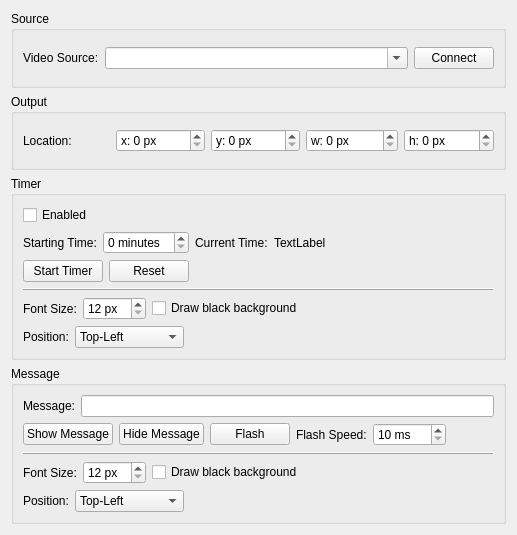
<?xml version="1.0" encoding="UTF-8"?>
<ui version="4.0">
 <class>ControlWindow</class>
 <widget class="QWidget" name="ControlWindow">
  <property name="geometry">
   <rect>
    <x>0</x>
    <y>0</y>
    <width>517</width>
    <height>535</height>
   </rect>
  </property>
  <property name="windowTitle">
   <string>Form</string>
  </property>
  <layout class="QVBoxLayout" name="verticalLayout_3">
   <item>
    <widget class="QGroupBox" name="groupBox">
     <property name="title">
      <string>Source</string>
     </property>
     <layout class="QHBoxLayout" name="horizontalLayout">
      <item>
       <widget class="QLabel" name="label">
        <property name="text">
         <string>Video Source:</string>
        </property>
       </widget>
      </item>
      <item>
       <widget class="QComboBox" name="sourceBox">
        <property name="sizePolicy">
         <sizepolicy hsizetype="Expanding" vsizetype="Fixed">
          <horstretch>0</horstretch>
          <verstretch>0</verstretch>
         </sizepolicy>
        </property>
        <property name="editable">
         <bool>true</bool>
        </property>
       </widget>
      </item>
      <item>
       <widget class="QPushButton" name="connectBtn">
        <property name="text">
         <string>Connect</string>
        </property>
       </widget>
      </item>
     </layout>
    </widget>
   </item>
   <item>
    <widget class="QGroupBox" name="groupBox_4">
     <property name="title">
      <string>Output</string>
     </property>
     <layout class="QHBoxLayout" name="horizontalLayout_10">
      <item>
       <widget class="QLabel" name="label_8">
        <property name="text">
         <string>Location:</string>
        </property>
       </widget>
      </item>
      <item>
       <widget class="QSpinBox" name="outX">
        <property name="suffix">
         <string> px</string>
        </property>
        <property name="prefix">
         <string>x: </string>
        </property>
        <property name="maximum">
         <number>10000</number>
        </property>
       </widget>
      </item>
      <item>
       <widget class="QSpinBox" name="outY">
        <property name="suffix">
         <string> px</string>
        </property>
        <property name="prefix">
         <string>y: </string>
        </property>
        <property name="maximum">
         <number>10000</number>
        </property>
       </widget>
      </item>
      <item>
       <widget class="QSpinBox" name="outW">
        <property name="suffix">
         <string> px</string>
        </property>
        <property name="prefix">
         <string>w: </string>
        </property>
        <property name="maximum">
         <number>10000</number>
        </property>
       </widget>
      </item>
      <item>
       <widget class="QSpinBox" name="outH">
        <property name="suffix">
         <string> px</string>
        </property>
        <property name="prefix">
         <string>h: </string>
        </property>
        <property name="maximum">
         <number>10000</number>
        </property>
       </widget>
      </item>
     </layout>
    </widget>
   </item>
   <item>
    <widget class="QGroupBox" name="groupBox_2">
     <property name="title">
      <string>Timer</string>
     </property>
     <layout class="QVBoxLayout" name="verticalLayout">
      <item>
       <widget class="QCheckBox" name="checkBox">
        <property name="text">
         <string>Enabled</string>
        </property>
       </widget>
      </item>
      <item>
       <layout class="QHBoxLayout" name="horizontalLayout_2">
        <item>
         <widget class="QLabel" name="label_2">
          <property name="text">
           <string>Starting Time:</string>
          </property>
         </widget>
        </item>
        <item>
         <widget class="QSpinBox" name="startTime">
          <property name="suffix">
           <string> minutes</string>
          </property>
         </widget>
        </item>
        <item>
         <widget class="QLabel" name="label_3">
          <property name="text">
           <string>Current Time:</string>
          </property>
         </widget>
        </item>
        <item>
         <widget class="QLabel" name="currentTime">
          <property name="text">
           <string>TextLabel</string>
          </property>
         </widget>
        </item>
        <item>
         <spacer name="horizontalSpacer_5">
          <property name="orientation">
           <enum>Qt::Horizontal</enum>
          </property>
          <property name="sizeHint" stdset="0">
           <size>
            <width>40</width>
            <height>20</height>
           </size>
          </property>
         </spacer>
        </item>
       </layout>
      </item>
      <item>
       <layout class="QHBoxLayout" name="horizontalLayout_3">
        <item>
         <widget class="QPushButton" name="timerBtn">
          <property name="text">
           <string>Start Timer</string>
          </property>
         </widget>
        </item>
        <item>
         <widget class="QPushButton" name="resetBtn">
          <property name="text">
           <string>Reset</string>
          </property>
         </widget>
        </item>
        <item>
         <spacer name="horizontalSpacer">
          <property name="orientation">
           <enum>Qt::Horizontal</enum>
          </property>
          <property name="sizeHint" stdset="0">
           <size>
            <width>40</width>
            <height>20</height>
           </size>
          </property>
         </spacer>
        </item>
       </layout>
      </item>
      <item>
       <widget class="QFrame" name="frame">
        <property name="frameShape">
         <enum>QFrame::HLine</enum>
        </property>
        <property name="frameShadow">
         <enum>QFrame::Raised</enum>
        </property>
       </widget>
      </item>
      <item>
       <layout class="QHBoxLayout" name="horizontalLayout_4">
        <item>
         <widget class="QLabel" name="label_5">
          <property name="text">
           <string>Font Size:</string>
          </property>
         </widget>
        </item>
        <item>
         <widget class="QSpinBox" name="timerFontSize">
          <property name="suffix">
           <string> px</string>
          </property>
          <property name="minimum">
           <number>12</number>
          </property>
          <property name="maximum">
           <number>128</number>
          </property>
         </widget>
        </item>
        <item>
         <widget class="QCheckBox" name="timerDrawBg">
          <property name="text">
           <string>Draw black background</string>
          </property>
         </widget>
        </item>
        <item>
         <spacer name="horizontalSpacer_6">
          <property name="orientation">
           <enum>Qt::Horizontal</enum>
          </property>
          <property name="sizeHint" stdset="0">
           <size>
            <width>40</width>
            <height>20</height>
           </size>
          </property>
         </spacer>
        </item>
       </layout>
      </item>
      <item>
       <layout class="QHBoxLayout" name="horizontalLayout_5">
        <item>
         <widget class="QLabel" name="label_6">
          <property name="text">
           <string>Position:</string>
          </property>
         </widget>
        </item>
        <item>
         <widget class="QComboBox" name="timerPosition">
          <item>
           <property name="text">
            <string>Top-Left</string>
           </property>
          </item>
          <item>
           <property name="text">
            <string>Top-Right</string>
           </property>
          </item>
          <item>
           <property name="text">
            <string>Bottom-Left</string>
           </property>
          </item>
          <item>
           <property name="text">
            <string>Bottom-Right</string>
           </property>
          </item>
          <item>
           <property name="text">
            <string>Top-Center</string>
           </property>
          </item>
          <item>
           <property name="text">
            <string>Bottom-Center</string>
           </property>
          </item>
          <item>
           <property name="text">
            <string>Left-Center</string>
           </property>
          </item>
          <item>
           <property name="text">
            <string>Right-Center</string>
           </property>
          </item>
         </widget>
        </item>
        <item>
         <spacer name="horizontalSpacer_2">
          <property name="orientation">
           <enum>Qt::Horizontal</enum>
          </property>
          <property name="sizeHint" stdset="0">
           <size>
            <width>40</width>
            <height>20</height>
           </size>
          </property>
         </spacer>
        </item>
       </layout>
      </item>
     </layout>
    </widget>
   </item>
   <item>
    <widget class="QGroupBox" name="groupBox_3">
     <property name="title">
      <string>Message</string>
     </property>
     <layout class="QVBoxLayout" name="verticalLayout_2">
      <item>
       <layout class="QHBoxLayout" name="horizontalLayout_6">
        <item>
         <widget class="QLabel" name="label_7">
          <property name="text">
           <string>Message:</string>
          </property>
         </widget>
        </item>
        <item>
         <widget class="QLineEdit" name="message"/>
        </item>
       </layout>
      </item>
      <item>
       <layout class="QHBoxLayout" name="horizontalLayout_7">
        <item>
         <widget class="QPushButton" name="showMsgBtn">
          <property name="text">
           <string>Show Message</string>
          </property>
         </widget>
        </item>
        <item>
         <widget class="QPushButton" name="pushButton_4">
          <property name="text">
           <string>Hide Message</string>
          </property>
         </widget>
        </item>
        <item>
         <widget class="QPushButton" name="flashMsgBtn">
          <property name="text">
           <string>Flash</string>
          </property>
          <property name="checkable">
           <bool>true</bool>
          </property>
         </widget>
        </item>
        <item>
         <widget class="QLabel" name="label_4">
          <property name="text">
           <string>Flash Speed:</string>
          </property>
         </widget>
        </item>
        <item>
         <widget class="QSpinBox" name="flashSpeed">
          <property name="suffix">
           <string> ms</string>
          </property>
          <property name="prefix">
           <string/>
          </property>
          <property name="minimum">
           <number>10</number>
          </property>
          <property name="maximum">
           <number>1000</number>
          </property>
         </widget>
        </item>
        <item>
         <spacer name="horizontalSpacer_3">
          <property name="orientation">
           <enum>Qt::Horizontal</enum>
          </property>
          <property name="sizeHint" stdset="0">
           <size>
            <width>40</width>
            <height>20</height>
           </size>
          </property>
         </spacer>
        </item>
       </layout>
      </item>
      <item>
       <widget class="QFrame" name="frame_2">
        <property name="frameShape">
         <enum>QFrame::HLine</enum>
        </property>
        <property name="frameShadow">
         <enum>QFrame::Raised</enum>
        </property>
       </widget>
      </item>
      <item>
       <layout class="QHBoxLayout" name="horizontalLayout_8">
        <item>
         <widget class="QLabel" name="label_10">
          <property name="text">
           <string>Font Size:</string>
          </property>
         </widget>
        </item>
        <item>
         <widget class="QSpinBox" name="msgFontSize">
          <property name="suffix">
           <string> px</string>
          </property>
          <property name="minimum">
           <number>12</number>
          </property>
          <property name="maximum">
           <number>128</number>
          </property>
         </widget>
        </item>
        <item>
         <widget class="QCheckBox" name="msgDrawBg">
          <property name="text">
           <string>Draw black background</string>
          </property>
         </widget>
        </item>
        <item>
         <spacer name="horizontalSpacer_7">
          <property name="orientation">
           <enum>Qt::Horizontal</enum>
          </property>
          <property name="sizeHint" stdset="0">
           <size>
            <width>40</width>
            <height>20</height>
           </size>
          </property>
         </spacer>
        </item>
       </layout>
      </item>
      <item>
       <layout class="QHBoxLayout" name="horizontalLayout_9">
        <item>
         <widget class="QLabel" name="label_11">
          <property name="text">
           <string>Position:</string>
          </property>
         </widget>
        </item>
        <item>
         <widget class="QComboBox" name="msgPosition">
          <item>
           <property name="text">
            <string>Top-Left</string>
           </property>
          </item>
          <item>
           <property name="text">
            <string>Top-Right</string>
           </property>
          </item>
          <item>
           <property name="text">
            <string>Bottom-Left</string>
           </property>
          </item>
          <item>
           <property name="text">
            <string>Bottom-Right</string>
           </property>
          </item>
          <item>
           <property name="text">
            <string>Top-Center</string>
           </property>
          </item>
          <item>
           <property name="text">
            <string>Bottom-Center</string>
           </property>
          </item>
          <item>
           <property name="text">
            <string>Left-Center</string>
           </property>
          </item>
          <item>
           <property name="text">
            <string>Right-Center</string>
           </property>
          </item>
         </widget>
        </item>
        <item>
         <spacer name="horizontalSpacer_4">
          <property name="orientation">
           <enum>Qt::Horizontal</enum>
          </property>
          <property name="sizeHint" stdset="0">
           <size>
            <width>40</width>
            <height>20</height>
           </size>
          </property>
         </spacer>
        </item>
       </layout>
      </item>
     </layout>
    </widget>
   </item>
  </layout>
 </widget>
 <resources/>
 <connections/>
</ui>
